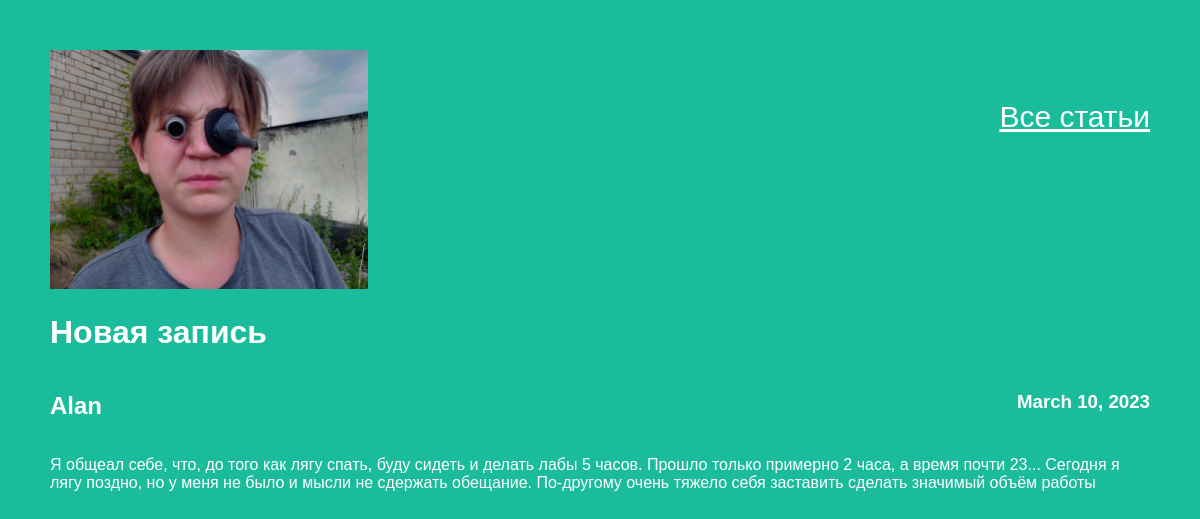
Screenshot of /article/4 with the database file from the repository.
### articles/models.py (models this page shows, shortened)
class Article(models.Model):
    title = models.CharField(max_length=200)
    author = models.ForeignKey(User, on_delete=models.CASCADE)
    text = models.TextField()
    created_date = models.DateField(auto_now_add=True)

### articles/views.py (the view)
# urls.py: re_path(r'^article/(?P<article_id>\d+)$', views.get_article, name='get_article'),
def get_article(request, article_id):
    try:
        post = Article.objects.get(id=article_id)
        return render(request, 'article.html', {"post": post})
    except Article.DoesNotExist:
        raise Http404

### articles/templates/article.html (shortened to what this page needs)
<!DOCTYPE html>
{% load static %}
<html lang="en">
<head>
    <link rel="stylesheet" href=" {% static 'articles/css/article.css' %}">
</head>
<body>
    <img width="318 px" src="{% static 'articles/img/cyper_pyrate.png' %}" alt="Кибер-Пират">
    <a class="main_menu" href="/">Все статьи</a>
    <div>
        <h1>{{post.title}}</h1>
        <div id="nd">
            <h2>{{post.author}}</h2>
            <h3>{{post.created_date}}</h3>
        </div>
        <p>{{post.text}}</p>
    </div>
</body>
</html>

### articles/static/articles/css/article.css (style rules this page uses)
body { background: #1abc9c; font-family: Tahoma, Arial, sans-serif; color: #ffffff; margin-left: 50px; margin-right: 50px; margin-top: 50px; }
a { color: #ffffff; font-size: 30px; }
.main_menu { float: right; margin-top: 50px; }
#nd { display: flex; justify-content: space-between; }

### rows the page displays
Article: title "Новая запись", author "Alan", created_date "March 10, 2023", text "Я общеал себе, что, до того как лягу спать, буду сидеть и делать лабы 5 часов. Прошло только примерно 2 часа, а время почти 23... Сегодня я лягу поздно, но у меня не было и мысли не сдержать обещание. По-другому очень тяжело себя заставить сделать значимый объём работы"
